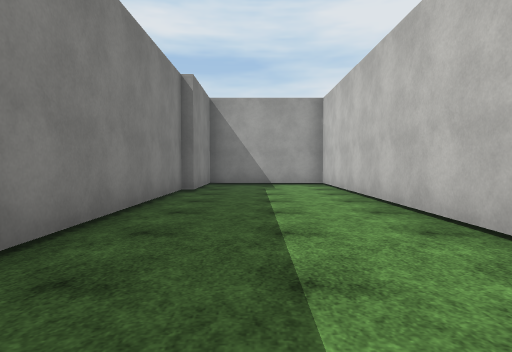
[1] (above)

24 first-person views from a walk through a scene from a Unity 3-D project. The camera is 1.2 m above the floor, tilts 2° down and sees 75° across. The floor is counted in squares, 2 m on a side. Each view is taken from the middle of a square. On the plan, view 1 faces up. The plan holds only what a view shows up to about 10 squares ahead; the rest is blank. The place goes on beyond the plan. The player is left out. Some surface patterns are stand-ins.

[2]
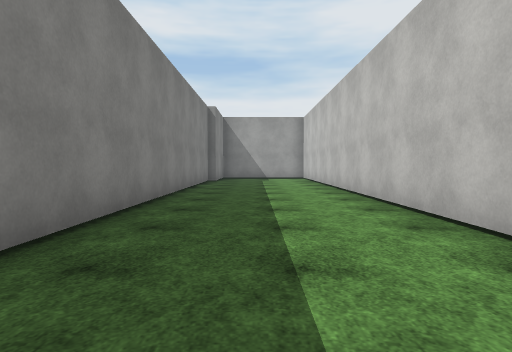

[3]
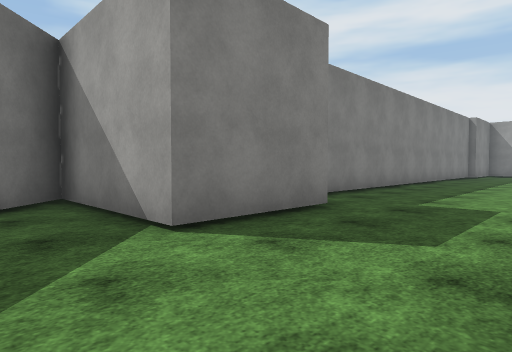

[4]
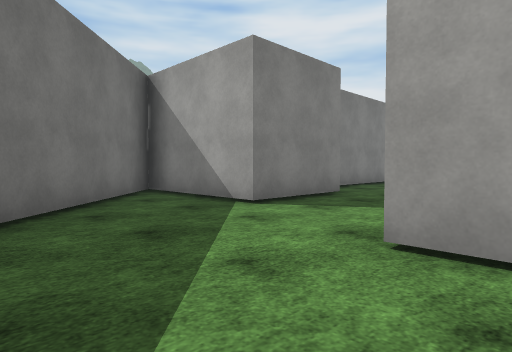

[5]
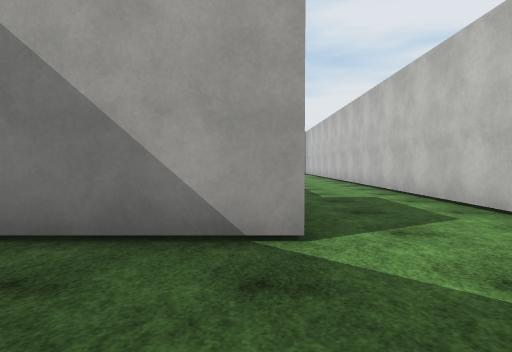

[6]
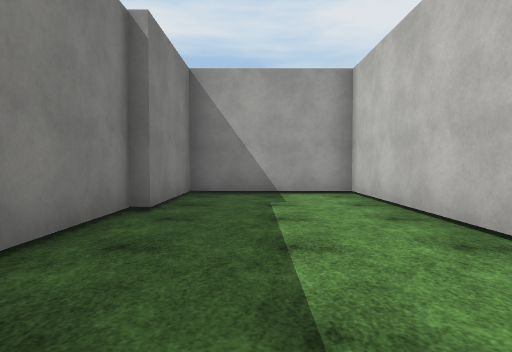

[7]
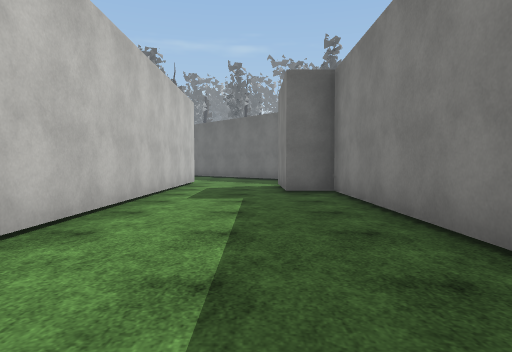

[8]
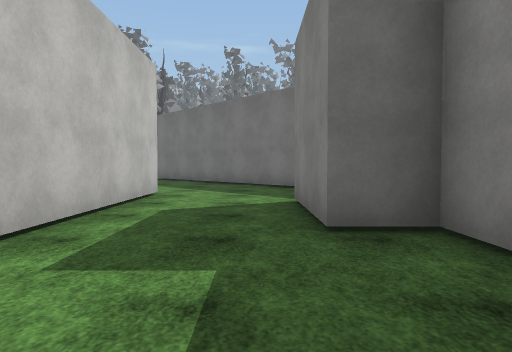

[9]
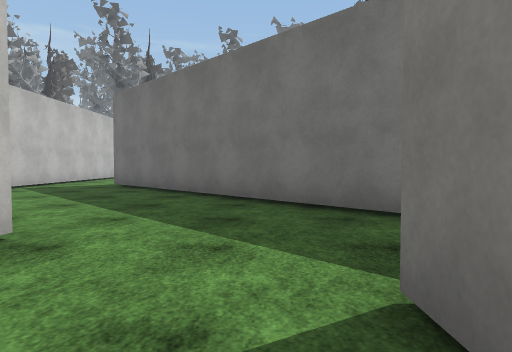

[10]
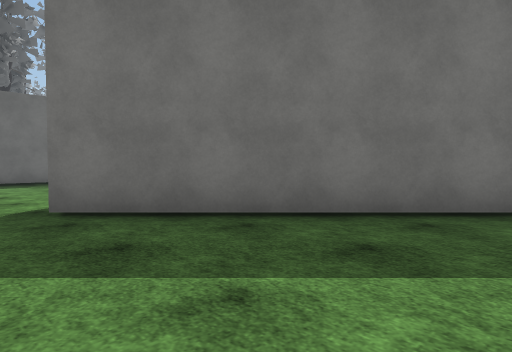

[11]
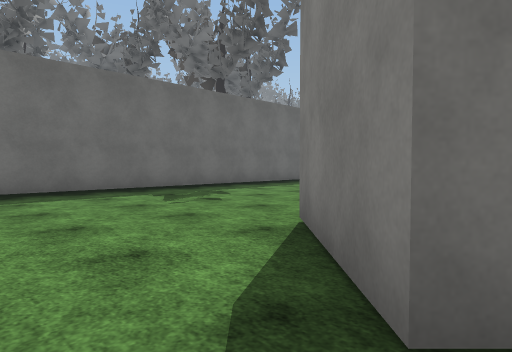

[12]
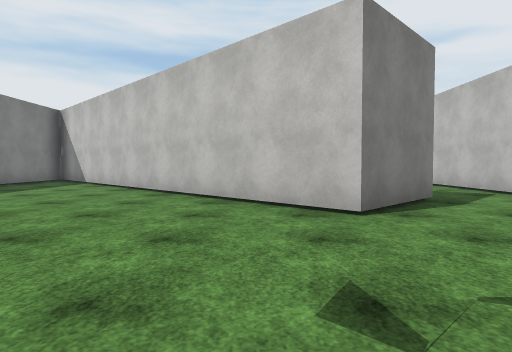

[13]
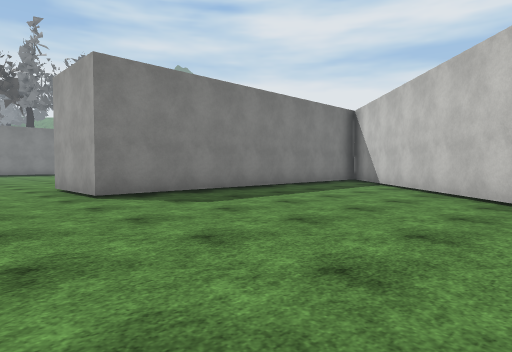

[14]
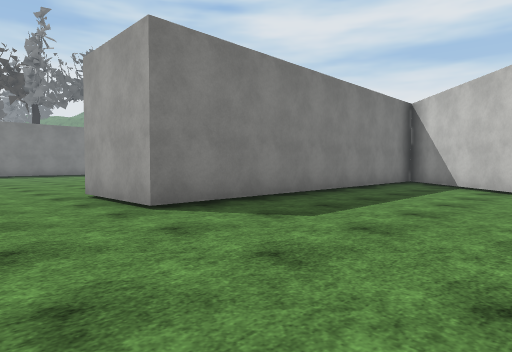

[15]
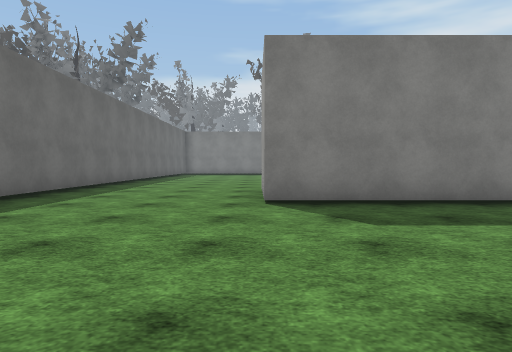

[16]
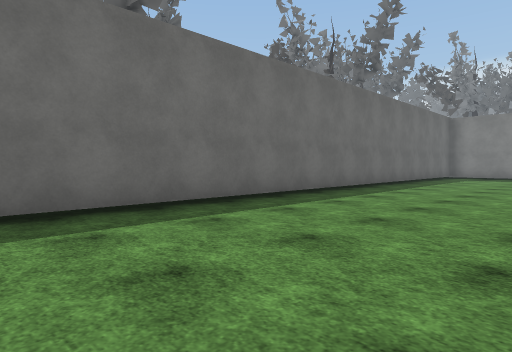

[17]
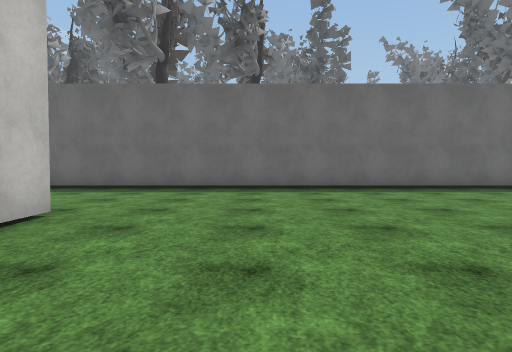

[18]
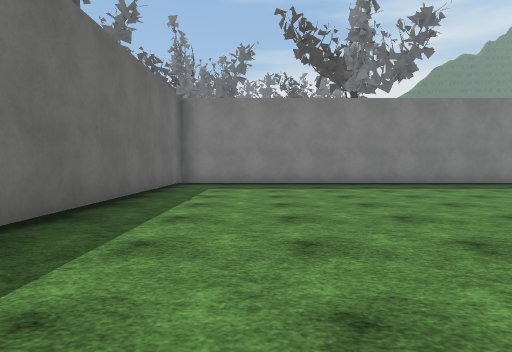

[19]
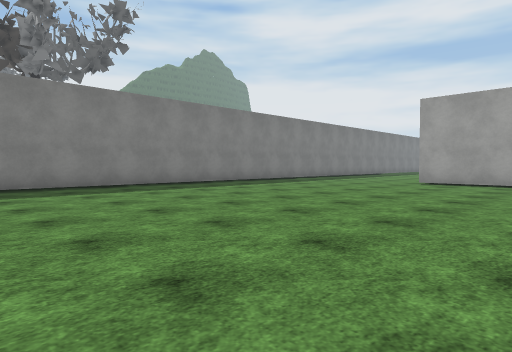

[20]
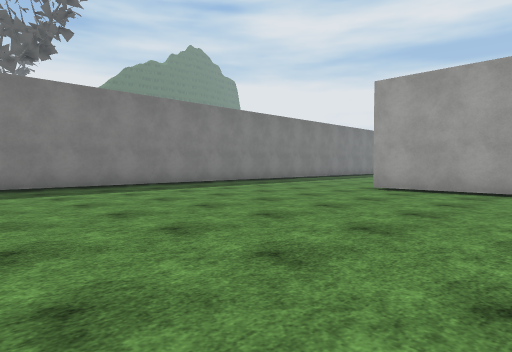

[21]
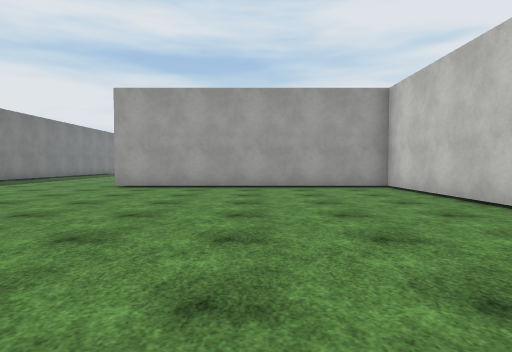

[22]
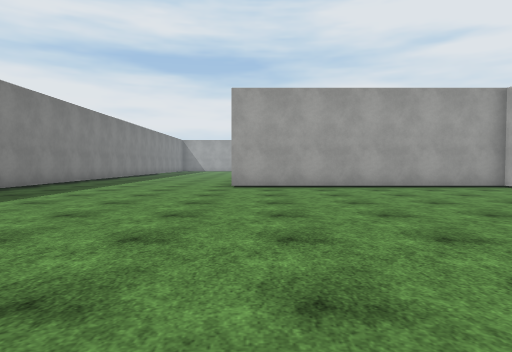

[23]
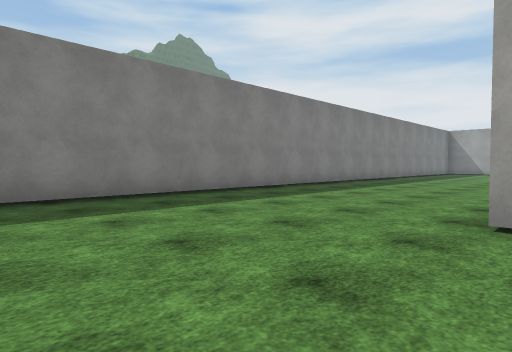

[24]
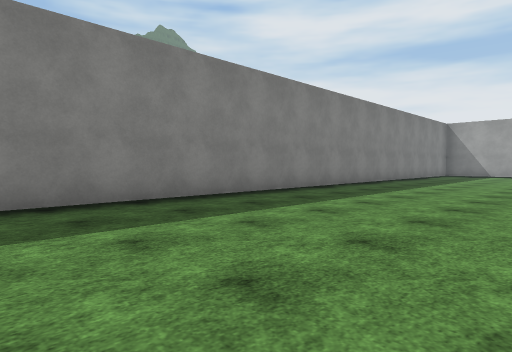

### Floor plan
Points are (right, up) in squares from view 1. A wall is a line through its corners. A room is listed if a view was taken in it or the views show most of it. See-through windows are left out.
Room 1 (views 1, 2, 3, 4, 5, 6, 7, 8, 9, 10, 11)
walls: (2.8, -8.7) (2, -8.7) (2, 9.8) (-1.4, 9.8) (-1.4, 7.2); (-1.6, 7.4) (-1.6, -4.9) (-0.6, -4.9) (-0.6, -7.4) (-3.9, -7.4) (4, -15.4) (3.3, -16.1); (6, -16) (6, -11.5)
ways out: opening at (4.5, -16.5) to room 2
Room 2 (views 12, 13, 14, 15, 16, 17, 18, 19, 20, 21, 22, 23, 24)
walls: (-8.6, -11.6) (-8.6, -7.4) (-15.6, -7.4); (-6.1, -9.9) (-6.1, -17.9) (-8.6, -17.9) (-8.6, -17); (-20.9, 2.2) (-20.9, -22.2) (-5.5, -22.2); (3.3, -16.1) (2.2, -17.1) (-5.6, -9.3); (-2, -22.2) (4.1, -22.2)
ways out: opening at (4.5, -16.5) to room 1

Where each view was taken, in squares from view 1:
view 1: 0 up, 0 right, facing up
view 2: 4 down, 0 right, facing up
view 3: 9 down, 2 right, facing up-left
view 4: 11 down, 3 right, facing up-left
view 5: 10 down, 1 left, facing up
view 6: 3 up, 0 right, facing up
view 7: 2 up, 0 right, facing down
view 8: 2 down, 0 right, facing down
view 9: 6 down, 0 right, facing down
view 10: 11 down, 5 right, facing down-left
view 11: 15 down, 5 right, facing down-left
view 12: 21 down, 1 right, facing up
view 13: 20 down, 0 right, facing up-left
view 14: 20 down, 2 left, facing up-left
view 15: 18 down, 1 left, facing left
view 16: 18 down, 5 left, facing down-left
view 17: 14 down, 11 left, facing down
view 18: 20 down, 11 left, facing left
view 19: 18 down, 12 left, facing up-left
view 20: 15 down, 12 left, facing up-left
view 21: 16 down, 12 left, facing up
view 22: 16 down, 15 left, facing up
view 23: 11 down, 15 left, facing up-left
view 24: 7 down, 16 left, facing up-left
